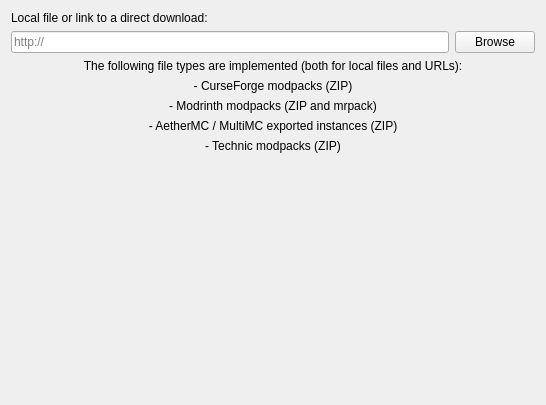
<?xml version="1.0" encoding="UTF-8"?>
<ui version="4.0">
 <class>ImportPage</class>
 <widget class="QWidget" name="ImportPage">
  <property name="geometry">
   <rect>
    <x>0</x>
    <y>0</y>
    <width>546</width>
    <height>405</height>
   </rect>
  </property>
  <layout class="QGridLayout" name="gridLayout">
   <item row="2" column="0">
    <widget class="QLineEdit" name="modpackEdit">
     <property name="placeholderText">
      <string notr="true">http://</string>
     </property>
    </widget>
   </item>
   <item row="2" column="1">
    <widget class="QPushButton" name="modpackBtn">
     <property name="text">
      <string>Browse</string>
     </property>
    </widget>
   </item>
   <item row="3" column="0" rowspan="2" colspan="2">
    <layout class="QVBoxLayout" name="verticalLayout">
     <item>
      <widget class="QLabel" name="label">
       <property name="text">
        <string>The following file types are implemented (both for local files and URLs):</string>
       </property>
       <property name="alignment">
        <set>Qt::AlignCenter</set>
       </property>
      </widget>
     </item>
     <item>
      <widget class="QLabel" name="label_5">
       <property name="text">
        <string>- CurseForge modpacks (ZIP)</string>
       </property>
       <property name="alignment">
        <set>Qt::AlignCenter</set>
       </property>
      </widget>
     </item>
     <item>
      <widget class="QLabel" name="label_3">
       <property name="text">
        <string>- Modrinth modpacks (ZIP and mrpack)</string>
       </property>
       <property name="alignment">
        <set>Qt::AlignCenter</set>
       </property>
      </widget>
     </item>
     <item>
      <widget class="QLabel" name="label_2">
       <property name="text">
        <string>- AetherMC / MultiMC exported instances (ZIP)</string>
       </property>
       <property name="alignment">
        <set>Qt::AlignCenter</set>
       </property>
      </widget>
     </item>
     <item>
      <widget class="QLabel" name="label_4">
       <property name="text">
        <string>- Technic modpacks (ZIP)</string>
       </property>
       <property name="alignment">
        <set>Qt::AlignCenter</set>
       </property>
      </widget>
     </item>
    </layout>
   </item>
   <item row="5" column="0" colspan="2">
    <spacer name="verticalSpacer">
     <property name="orientation">
      <enum>Qt::Vertical</enum>
     </property>
     <property name="sizeHint" stdset="0">
      <size>
       <width>20</width>
       <height>40</height>
      </size>
     </property>
    </spacer>
   </item>
   <item row="0" column="0" colspan="2">
    <widget class="QLabel" name="modpackLabel">
     <property name="text">
      <string>Local file or link to a direct download:</string>
     </property>
    </widget>
   </item>
  </layout>
 </widget>
 <resources/>
 <connections/>
</ui>
